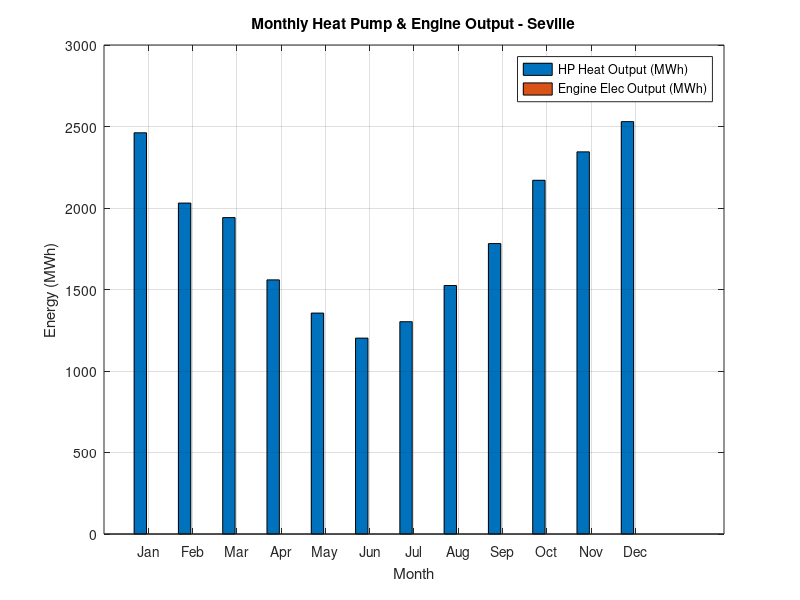
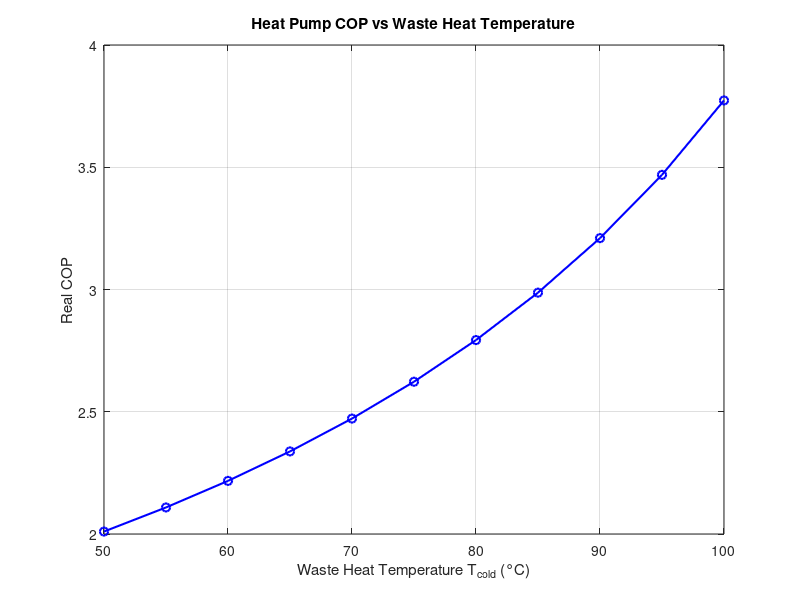
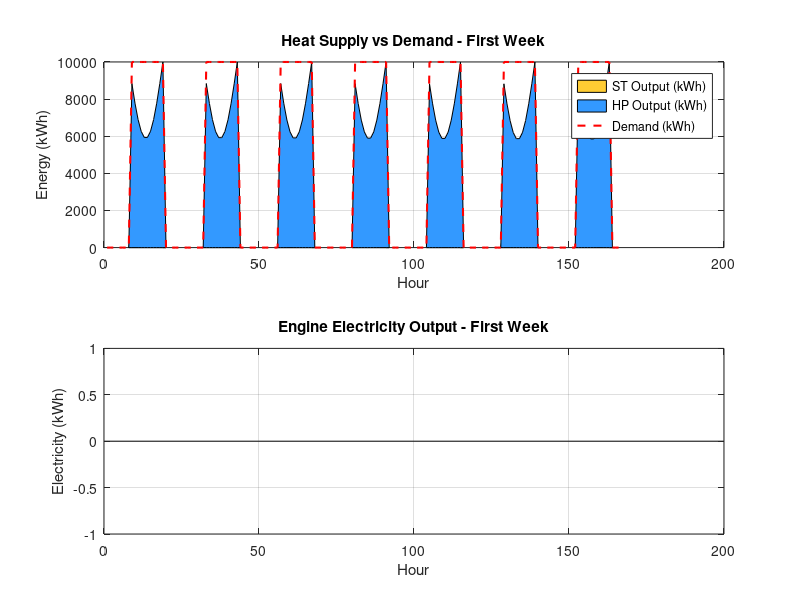

Write MATLAB code to recreate these figures, in order.
%% ========================================================
%  Heat Pump & Heat Engine Modelling
%  Seville, Spain
%  Inputs: ST hourly output from ST module
%% ========================================================

clc; clear; close all;

%% ── 1. PARAMETERS 系统参数 ───────────────────────────────

% Temperature settings 温度设定
T_hot_HP  = 157 + 273.15;   % Heat pump output temp [K] 热泵出口温度
T_cold_HP = 70  + 273.15;   % Heat pump input (waste heat) [K] 废热温度
T_hot_HE  = 157 + 273.15;   % Heat engine hot side [K] 热机高温侧
T_cold_HE = 40  + 273.15;   % Heat engine cold side (ambient) [K] 冷侧

% Carnot efficiency correction factor
% (real systems achieve ~40-50% of Carnot)
epsilon_HP = 0.5;           % Heat pump Carnot correction 热泵修正系数
epsilon_HE = 0.2;           % Heat engine Carnot correction 热机修正系数

% Industrial demand 工业热需求
P_demand   = 10e6;           % need ST peak thermal power
t_op       = 10;             % Operating hours per day [h]

% Waste heat availability 废热参数
Q_waste_max = 5e6;           % Max available waste heat [W] = 5 MW
                             % (adjust based on project spec)

%% ── 2. CALCULATE COP AND EFFICIENCY ─────────────────────

% Heat Pump COP
COP_carnot = T_hot_HP / (T_hot_HP - T_cold_HP);
COP_real   = epsilon_HP * COP_carnot;

% Heat Engine efficiency
eta_carnot = 1 - T_cold_HE / T_hot_HE;
eta_real   = epsilon_HE * eta_carnot;

fprintf('=== Theoretical Performance ===\n');
fprintf('HP Carnot COP:       %.2f\n', COP_carnot);
fprintf('HP Real COP:         %.2f\n', COP_real);
fprintf('Engine Carnot eta:   %.2f%%\n', eta_carnot*100);
fprintf('Engine Real eta:     %.2f%%\n', eta_real*100);
fprintf('================================\n\n');

%% ── 3. LOAD ST OUTPUT 读取ST模块输出 ─────────────────────
%
% Q_ST_hourly should come from your ST simulation (8760 values)
% If not available yet, generate a simplified estimate:

% Option A: Load from ST module output
% load('ST_output.mat', 'Q_hourly');
% Q_ST_hourly = Q_hourly;   % [Wh per hour]

% Option B: Simplified sinusoidal estimate (placeholder)
% Replace this with real ST output when available
t_vec = (1:8760)';
Q_ST_peak = 10.1e6;         % Peak ST output from ST sizing [W]
Q_ST_hourly = zeros(8760,1);
for i = 1:8760
    hour_of_day = mod(i-1, 24);
    day_of_year = floor((i-1)/24) + 1;
    % Solar availability: 7am-6pm, seasonal variation
    if hour_of_day >= 7 && hour_of_day <= 18
        solar_hour  = sin(pi*(hour_of_day-7)/11);
        seasonal    = 0.7 + 0.3*sin(2*pi*(day_of_year-80)/365);
        Q_ST_hourly(i) = Q_ST_peak * solar_hour * seasonal;
    end
end
% Convert to Wh (already per-hour values)

% Build hourly demand profile (only during operating hours)
Q_demand_hourly = zeros(8760, 1);
for i = 1:8760
    hour_of_day = mod(i-1, 24);
    % Operating schedule: 8am-6pm (adjust to your project)
    if hour_of_day >= 8 && hour_of_day <= 18
        Q_demand_hourly(i) = P_demand;   % [W]
    end
end

%% ── 4. HOURLY SIMULATION 逐时仿真 ────────────────────────

% Output arrays
Q_HP_hourly     = zeros(8760, 1);   % Heat pump heat output [Wh]
W_elec_hourly   = zeros(8760, 1);   % Heat pump electricity input [Wh]
Q_waste_hourly  = zeros(8760, 1);   % Waste heat consumed by HP [Wh]
W_engine_hourly = zeros(8760, 1);   % Heat engine electricity output [Wh]
Q_excess_hourly = zeros(8760, 1);   % Excess ST heat to engine [Wh]
Q_reject_hourly = zeros(8760, 1);   % Engine heat rejection [Wh]

for t = 1:8760

    Q_ST  = Q_ST_hourly(t);       % ST output this hour [Wh]
    Q_dem = Q_demand_hourly(t);   % Demand this hour [Wh]

    if Q_dem == 0
        % No demand (outside operating hours)
        continue
    end

    if Q_ST < Q_dem
        %% ── HEAT PUMP MODE 热泵模式 ──────────────────────
        % ST not enough → heat pump covers the gap

        Q_gap = Q_dem - Q_ST;           % Heat gap to fill [Wh]

        % Check waste heat availability
        Q_waste_avail = min(Q_waste_max, Q_gap * (1 - 1/COP_real));

        % Heat pump output
        Q_HP = COP_real * (Q_gap / COP_real) * COP_real;
        % Simplified: HP needs to produce Q_gap
        Q_HP = Q_gap;

        % Electricity consumed by heat pump
        W_elec = Q_HP / COP_real;

        % Waste heat consumed
        Q_waste_used = Q_HP - W_elec;

        % Store results
        Q_HP_hourly(t)    = Q_HP;
        W_elec_hourly(t)  = W_elec;
        Q_waste_hourly(t) = Q_waste_used;

    else
        %% ── HEAT ENGINE MODE 热机模式 ────────────────────
        % ST excess → heat engine generates electricity

        Q_excess = Q_ST - Q_dem;        % Excess heat [Wh]

        % Engine electricity output
        W_out    = eta_real * Q_excess;

        % Heat rejected to cold side
        Q_reject = Q_excess - W_out;

        % Store results
        Q_excess_hourly(t) = Q_excess;
        W_engine_hourly(t) = W_out;
        Q_reject_hourly(t) = Q_reject;
    end
end

%% ── 5. ANNUAL RESULTS 年度结果 ───────────────────────────

% Heat Pump results
E_HP_heat_MWh  = sum(Q_HP_hourly)    / 1e6;   % Annual heat from HP [MWh]
E_HP_elec_MWh  = sum(W_elec_hourly)  / 1e6;   % Annual electricity to HP [MWh]
E_waste_MWh    = sum(Q_waste_hourly) / 1e6;   % Annual waste heat used [MWh]

% Heat Engine results
E_engine_MWh   = sum(W_engine_hourly) / 1e6;  % Annual electricity generated [MWh]
E_excess_MWh   = sum(Q_excess_hourly) / 1e6;  % Annual excess ST heat [MWh]
E_reject_MWh   = sum(Q_reject_hourly) / 1e6;  % Annual heat rejected [MWh]

% Hours of operation
HP_hours     = sum(Q_HP_hourly > 0);
engine_hours = sum(W_engine_hourly > 0);

fprintf('=== Annual Results ===\n\n');
fprintf('-- Heat Pump --\n');
fprintf('Heat output:          %.1f MWh/year\n', E_HP_heat_MWh);
fprintf('Electricity input:    %.1f MWh/year\n', E_HP_elec_MWh);
fprintf('Waste heat used:      %.1f MWh/year\n', E_waste_MWh);
fprintf('Operating hours:      %d h/year\n',     HP_hours);
fprintf('Effective COP:        %.2f\n\n',         E_HP_heat_MWh/E_HP_elec_MWh);

fprintf('-- Heat Engine --\n');
fprintf('Electricity generated: %.1f MWh/year\n', E_engine_MWh);
fprintf('Excess heat input:     %.1f MWh/year\n', E_excess_MWh);
fprintf('Heat rejected:         %.1f MWh/year\n', E_reject_MWh);
fprintf('Operating hours:       %d h/year\n',     engine_hours);
fprintf('======================\n');

%% ── 6. MONTHLY BREAKDOWN 逐月分布 ────────────────────────

days_per_month  = [31,28,31,30,31,30,31,31,30,31,30,31];
hours_per_month = days_per_month * 24;
E_HP_monthly     = zeros(12,1);
E_engine_monthly = zeros(12,1);
h = 1;
for m = 1:12
    idx = h : h + hours_per_month(m) - 1;
    E_HP_monthly(m)     = sum(Q_HP_hourly(idx))     / 1e6;
    E_engine_monthly(m) = sum(W_engine_hourly(idx)) / 1e6;
    h = h + hours_per_month(m);
end

%% ── 7. PLOTS 画图 ────────────────────────────────────────

months = {'Jan','Feb','Mar','Apr','May','Jun',...
          'Jul','Aug','Sep','Oct','Nov','Dec'};

% Plot 1: Monthly HP heat output vs Engine electricity output
figure('Name','Monthly HP and Engine Output');
bar(1:12, [E_HP_monthly, E_engine_monthly]);
legend('HP Heat Output (MWh)', 'Engine Elec Output (MWh)');
xlabel('Month'); ylabel('Energy (MWh)');
title('Monthly Heat Pump & Engine Output - Seville');
xticklabels(months); grid on;

% Plot 2: COP sensitivity to temperature
figure('Name','COP vs Temperature');
T_cold_range = 50:5:100;
COP_curve    = epsilon_HP * T_hot_HP ./ (T_hot_HP - (T_cold_range+273.15));
plot(T_cold_range, COP_curve, 'b-o', 'LineWidth', 1.5);
xlabel('Waste Heat Temperature T_{cold} (°C)');
ylabel('Real COP');
title('Heat Pump COP vs Waste Heat Temperature');
grid on;

% Plot 3: Sample week hourly operation
figure('Name','Sample Week Operation');
t_sample = 1:168;   % first week
subplot(2,1,1);
area(t_sample, Q_ST_hourly(t_sample)/1e3, 'FaceColor',[1 0.8 0.2]);
hold on;
area(t_sample, Q_HP_hourly(t_sample)/1e3, 'FaceColor',[0.2 0.6 1]);
plot(t_sample, Q_demand_hourly(t_sample)/1e3, 'r--','LineWidth',1.5);
legend('ST Output (kWh)','HP Output (kWh)','Demand (kWh)');
xlabel('Hour'); ylabel('Energy (kWh)');
title('Heat Supply vs Demand - First Week');
grid on;

subplot(2,1,2);
bar(t_sample, W_engine_hourly(t_sample)/1e3, 'FaceColor',[0.2 0.8 0.4]);
xlabel('Hour'); ylabel('Electricity (kWh)');
title('Engine Electricity Output - First Week');
grid on;
